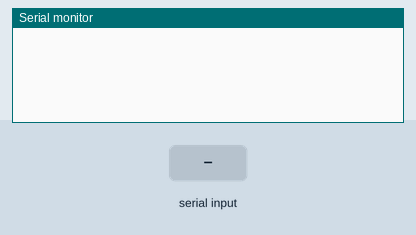
Simulated run of this sketch. Board: Arduino Uno, built with avr-gcc and run on an emulated ATmega328P. On the bench: the last lines printed to the serial monitor. The inputs (shaded band) are chosen by the test bench.

Above: at 1.2 s.
1.3 s: "90,45\n" received over Serial
At 1.7 s:
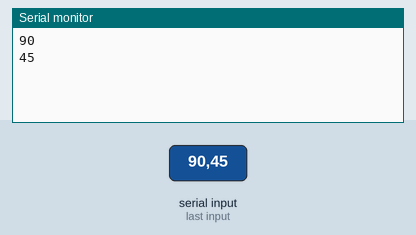
2.9 s: "30,150\n" received over Serial
At 4.7 s:
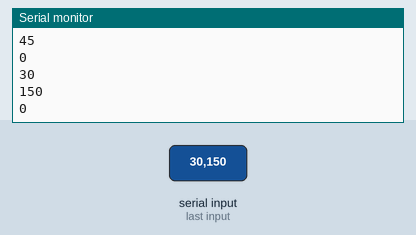
Timing chart, 0 to 6.2 s (numbered marks = the images above; inputs shaded):
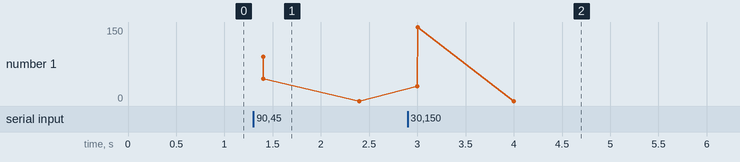

Measured:
- after the input at 1.3 s, the serial monitor: prints a new line after 0.10 s (image 1)
- after the input at 2.9 s, the serial monitor: prints a new line after 0.10 s (image 2)

The sketch:

sketch_apr27a-testserialinput.ino
```cpp
int value;
unsigned long move2; // max 4294967295
void setup() {
  // put your setup code here, to run once:
  Serial.begin(9600);
}

void loop() {

  while(Serial.available()==0){
              delay(100);
            }
          value = Serial.parseInt();

          //Serial.read();  //vide le buffer
 Serial.println(value);

}
```
